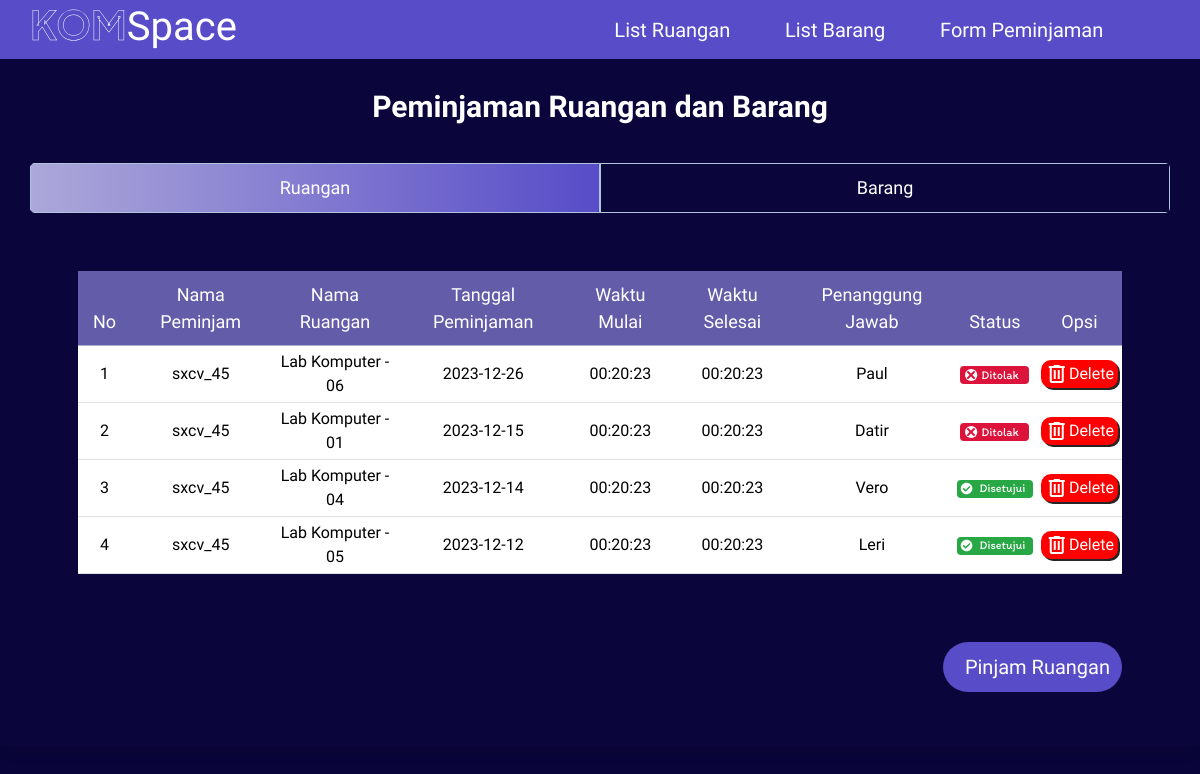
/user/data_pinjam_ruang.php (signed in), run on the app's committed database.
### tables this page shows
CREATE TABLE `peminjaman_ruangan` (
  `id_peminjaman` int NOT NULL,
  `id_ruangan` int DEFAULT NULL,
  `id_user` int DEFAULT NULL,
  `tanggal_peminjaman` date DEFAULT NULL,
  `waktu_mulai` time DEFAULT NULL,
  `waktu_selesai` time DEFAULT NULL,
  `status` varchar(20) DEFAULT NULL,
  `nama_ruangan` varchar(50) DEFAULT NULL
);

CREATE TABLE `users` (
  `nama_lengkap` varchar(40) DEFAULT NULL,
  `email` varchar(25) DEFAULT NULL,
  `kelas` varchar(15) DEFAULT NULL,
  `nim` varchar(50) DEFAULT NULL,
  `no_hp` varchar(20) DEFAULT NULL,
  `username` varchar(15) DEFAULT NULL,
  `password` varchar(10) DEFAULT NULL,
  `id_user` int NOT NULL
);

CREATE TABLE `ruangan` (
  `nama_ruangan` varchar(40) DEFAULT NULL,
  `kode_ruangan` varchar(20) DEFAULT NULL,
  `id_ruangan` int NOT NULL,
  `img` longblob,
  `penanggung_jawab` varchar(50) DEFAULT NULL
);

### user/data_pinjam_ruang.php (the view, shortened to what this page needs)
<?php
include("../database/connect.php");
?>
<!DOCTYPE html>
<html lang="en">
<head>
    <link rel="stylesheet" href="../css/style.css">
    <link href="https://cdn.jsdelivr.net/npm/bootstrap@5.3.3/dist/css/bootstrap.min.css" rel="stylesheet">
    <link rel="stylesheet" type="text/css" href="https://cdn.jsdelivr.net/npm/daterangepicker/daterangepicker.css" />
    <link href='https://unpkg.com/boxicons@2.1.1/css/boxicons.min.css' rel='stylesheet'>
</head>
<body>
<nav class="navbar">
    <div class="tulisan">
        <h1 class="logo"><a href="../index.php">
          <span style="background: url(https://cdn.textures4photoshop.com/tex/thumbs/seamless-galaxy-with-stars-texture-for-photoshop-thumb48.jpg) no-repeat center center;
            -webkit-background-clip: text; -webkit-text-stroke: 0.5px #fff;
            color: transparent; background-size: cover;">KOM</span>Space</span>
        </a></h1>
        <div class="container d-flex">
            <ul class="ms-auto" style="list-style-type: none;">
                <li>
                    <a href="ruangan.php">List Ruangan</a>
                </li>
                <li>
                    <a href="barang.php">List Barang</a>
                </li>
                <li>
                    <a href="data_pinjam_ruang.php">Form Peminjaman</a>
                </li>
                <li>
                    <a href="../logout.php" class="d-flex align-items-center"><ion-icon name="log-out-outline" style="font-size: 32px;"></ion-icon></a>
                </li>
            </ul>
        </div>
    </div>
</nav>
<div class="wrapper">
    <div class="title-text">
        <h1 class="text align-middle title ruangan">Peminjaman Ruangan dan Barang</h1>
    </div>
    <div class="form-container">
        <div class="slide-controls">
            <label for="ruangan" class="slide ruangan">Ruangan</label>
            <label for="barang" class="slide barang">Barang</label>
            <div class="slider-tab"></div>
        </div>
            <?php
            if (isset($_SESSION['id_user'])) {
                $user_id = $_SESSION['id_user'];
                $sql = $sql = "SELECT
                pr.id_peminjaman AS id_peminjaman,
                u.username AS nama_peminjam,
                r.penanggung_jawab AS nama_penanggung_jawab,
                pr.nama_ruangan,
                pr.tanggal_peminjaman,
                pr.waktu_mulai,
                pr.waktu_selesai,
                pr.status
            FROM
                peminjaman_ruangan pr
            JOIN
                users u ON pr.id_user = u.id_user
            JOIN
                ruangan r ON pr.id_ruangan = r.id_ruangan
            WHERE
                pr.id_user = '$user_id'";
                $result = $conn->query($sql);
            }
            ?>
    <div class="form-inner">
         <section class="ruangan">
                <section class="table">
                    <div class="table-responsive d-flex">
                        <table class="table table-hover m-5 text-center table-sm ps-5">
                            <thead class="table-primary tab-heading" style="--bs-table-bg: #635CA9;">
                            <tr>
                                <th scope="col">No</th>
                                <th scope="col">Nama Peminjam</th>
                                <th scope="col">Nama Ruangan</th>
                                <th scope="col">Tanggal Peminjaman</th>
                                <th scope="col">Waktu Mulai</th>
                                <th scope="col">Waktu Selesai</th>
                                <th scope="col">Penanggung Jawab</th>
                                <th scope="col">Status</th>
                                <th scope="col">Opsi</th>
                                </tr>
                                </thead>
                <tbody class="align-middle">
                    <?php
                    if ($result->num_rows > 0) {
                        $nomor = 1;
                        while ($ruang = $result->fetch_assoc()) {
                    ?>
                            <tr>
                                <td>
                                    <?php echo $nomor++; ?>
                                </td>
                                <td>
                                    <?php echo $ruang["nama_peminjam"]; ?>
                                </td>
                                <td>
                                    <?php echo $ruang["nama_ruangan"]; ?>
                                </td>
                                <td>
                                    <?php echo $ruang["tanggal_peminjaman"]; ?>
                                </td>
                                <td>
                                    <?php echo $ruang["waktu_mulai"]; ?>
                                </td>
                                <td>
                                    <?php echo $ruang["waktu_selesai"]; ?>
                                </td>
                                <td>
                                    <?php echo $ruang["nama_penanggung_jawab"]; ?>
                                </td>
                                <td>
                                    <?php
                                    $status = $ruang["status"];
                                    if ($status == "Approved") {
                                        echo '<img src="../img-2/approved.svg" alt="Approved">';
                                    } elseif ($status == "Not yet approved") {
                                        echo '<img src="../img-2/notyet.svg" alt="Not yet approved">';
                                    } elseif ($status == "Rejected") {
                                        echo '<img src="../img-2/rejected.svg" alt="Rejected">';
                                    } else {
                                        echo $status;
                                    }
                                    ?>
                                </td>
                                <td>
                                            <a href="data_pinjam_ruang.php?id_peminjaman=<?php echo $ruang['id_peminjaman']; ?>" class="button delete">
                                                <span class="material-symbols-outlined">delete</span>
                                                <div class="text-edit">Delete</div>
                                            </a>
                                        </div>
                    <?php
                        }
                    }
                    ?>
                    <div class="field butn mb-4">
                        <button type="button" class="btn btn-primary mx-5 float-end d-flex align-items-center" data-bs-toggle="modal" data-bs-target="#exampleModal"  style="--bs-btn-padding-y: 10px; --bs-btn-font-size: 20px;">
                            &nbsp;
                            Pinjam Ruangan
                        </button>
                    </div>
</body>
</html>

### css/style.css (style rules this page uses)
* { margin: 0; padding: 0; box-sizing: border-box; font-family: "Itim", cursive; }
body { min-height: 100vh; justify-content: center; background: rgb(10, 5, 59) !important; }
.navbar .tulisan { padding-left: 20px; width: 100%; display: flex; flex-direction: row; --bs-bg-opacity: 1; background-color: rgba(88, 76, 200, 1) !important; }
.navbar .tulisan ul { justify-content: space-between; font-size: 20px; align-items: center; display: flex; flex-direction: row; padding: 0 20px 0 0 !important; margin-bottom: 0 !important; }
.navbar { padding: 0% !important; }
.navbar a { color: white; text-decoration: none; padding: 10px 10px; position: relative; }
.navbar ul li a::after { content: ''; position: absolute; left: 0; bottom: -3px; width: 100%; height: 2px; background-color: white; transform: scaleX(0); transition: transform 0.3s ease-in-out; }
h1.logo span { font-family: "Plus Jakarta Sans", sans-serif; font-weight: bold; }
h1.text { position: relative; font-size: 38px; font-weight: 500; color: #fff; text-align: center; }
div { display: block; unicode-bidi: isolate; }
.btn { background-color: #584CC8 !important; border: #584CC8 !important; border-radius: 50px !important; font-family: "Itim", cursive !important; color: white !important; font-weight: 400 !important; }
.button { display: flex; align-items: center; text-decoration: none; padding: 2px 4px; border: none; border-radius: 10px; cursor: pointer; transition: transform 0.3s ease-in-out; box-shadow: 2px 2px 0px rgb(37, 37, 37); }
.delete { background-color: red; }
.edit span, .text-edit, .delete span { color: white; }
.tab-heading th { color: white !important; padding: 10px 15px 10px 15px !important; font-weight: 500; font-size: 18px; }
.wrapper:not(.title) { display: grid; overflow: hidden; max-width: 1300px; background: rgb(10,5,59); padding: 30px; border-radius: 5px; box-shadow: 0px 15px 20px rgba(0,0,0,0.1); margin: auto !important; }
.wrapper .title-text { display: flex; width: 200%; }
.wrapper .title { width: 50%; font-size: 30px; font-weight: 600; text-align: center; transition: all 0.6s cubic-bezier(0.68,-0.55,0.265,1.55); }
.wrapper .slide-controls { position: relative; display: flex; height: 50px; width: 100%; overflow: hidden; margin: 30px 0 10px 0; justify-content: space-between; border-radius: 5px; }
.slide-controls .slide { height: 100%; width: 100%; color: #fff !important; font-size: 18px; font-weight: 500; text-align: center; line-height: 48px; border: 1px solid lightsteelblue; cursor: pointer; z-index: 1; transition: all 0.6s ease; }
.slide-controls label.ruangan { color: #000; }
.slide-controls .slider-tab { position: absolute; height: 100%; width: 50%; left: 0; z-index: 0; border-radius: 5px; background: -webkit-linear-gradient(left, #aca8d9, #584CC8) !important; transition: all 0.6s cubic-bezier(0.68,-0.55,0.265,1.55) !important; }
.wrapper .form-container { width: 100%; overflow: hidden; }
.form-container .form-inner { display: flex; width: 200%; }
.form-container .form-inner section:not(.table) { width: 50%; transition: all 0.6s cubic-bezier(0.68,-0.55,0.265,1.55); }
.form-inner section .field { height: 50px; width: 100%; margin-top: 20px; }
section .butn { height: 50px; width: 100%; border-radius: 5px; position: relative; overflow: hidden; }
.butn { position: relative; overflow: hidden; }

### data on the page
peminjaman_ruangan: id_user.username "sxcv_45", nama_ruangan "Lab Komputer - 06", tanggal_peminjaman "2023-12-26", waktu_mulai "00:20:23", waktu_selesai "00:20:23", id_ruangan.penanggung_jawab "Paul"
peminjaman_ruangan: id_user.username "sxcv_45", nama_ruangan "Lab Komputer - 01", tanggal_peminjaman "2023-12-15", waktu_mulai "00:20:23", waktu_selesai "00:20:23", id_ruangan.penanggung_jawab "Datir"
peminjaman_ruangan: id_user.username "sxcv_45", nama_ruangan "Lab Komputer - 04", tanggal_peminjaman "2023-12-14", waktu_mulai "00:20:23", waktu_selesai "00:20:23", id_ruangan.penanggung_jawab "Vero"
peminjaman_ruangan: id_user.username "sxcv_45", nama_ruangan "Lab Komputer - 05", tanggal_peminjaman "2023-12-12", waktu_mulai "00:20:23", waktu_selesai "00:20:23", id_ruangan.penanggung_jawab "Leri"
